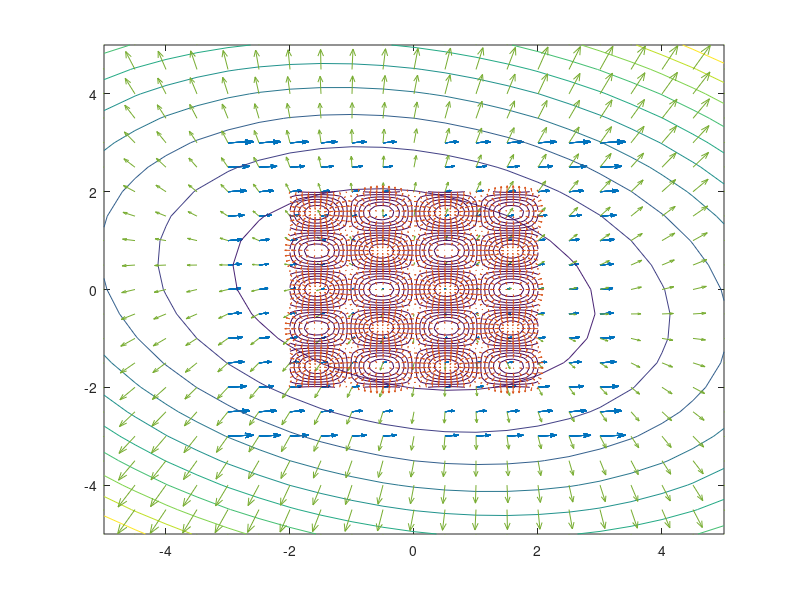

Write the MATLAB code that produced this figure. (Note: this script raises an error after producing the figure.)
clc

%Problem 1
[X,Y,Z] = meshgrid(0:.5:3);
u = sin(Y);
v = X .* cos(Y);
w = X./X;
quiver3(X,Y,Z,u,w,v)

%Problem 2
[X,Y,Z] = meshgrid(-3:.5:3);
u = exp(Z).*Y;
v = exp(Z) .* X;
w = exp(Z) .* X .* Y;
quiver3(X,Y,Z,u,w,v)

%Problem 3
[X,Y,Z] = meshgrid(-3:.5:3);
u = X.^2 + Y.^2;
v = X./X;
quiver(X,Y,u,v)

%Problem 4
[X,Y] = meshgrid(-5:0.5:5);
z = 5*X.^2 + 3*X.*Y + 10*Y.^2;
[dx,dy] = gradient(z);
hold on
contour(X,Y,z)
quiver(X,Y,dx,dy)
hold off

%Problem 5
[X,Y] = meshgrid(-2:.1:2);
z = sin(3*X).*cos(4*Y);
[dx,dy] = gradient(z);
hold on
contour(X,Y,z)
quiver(X,Y,dx,dy)
hold off

%Problem 6
syms x y z t
F(x,y) = [x*y,y];
ux(t) = 4*cos(t);
uy(t) = 4*sin(t);
area = int(  F(ux,uy)*diff([ux;uy],t)  ,t,0,pi/2);
vpa(area)

%Problem 7
syms x y z t
F(x,y,z) = [x^2 * z,6 * y,y*z^2];
ux(t) = t;
uy(t) = t^2;
uz(t) = log(t);
vpa(int(F(ux,uy,uz)*diff([ux;uy;uz],t),t,1,3))


